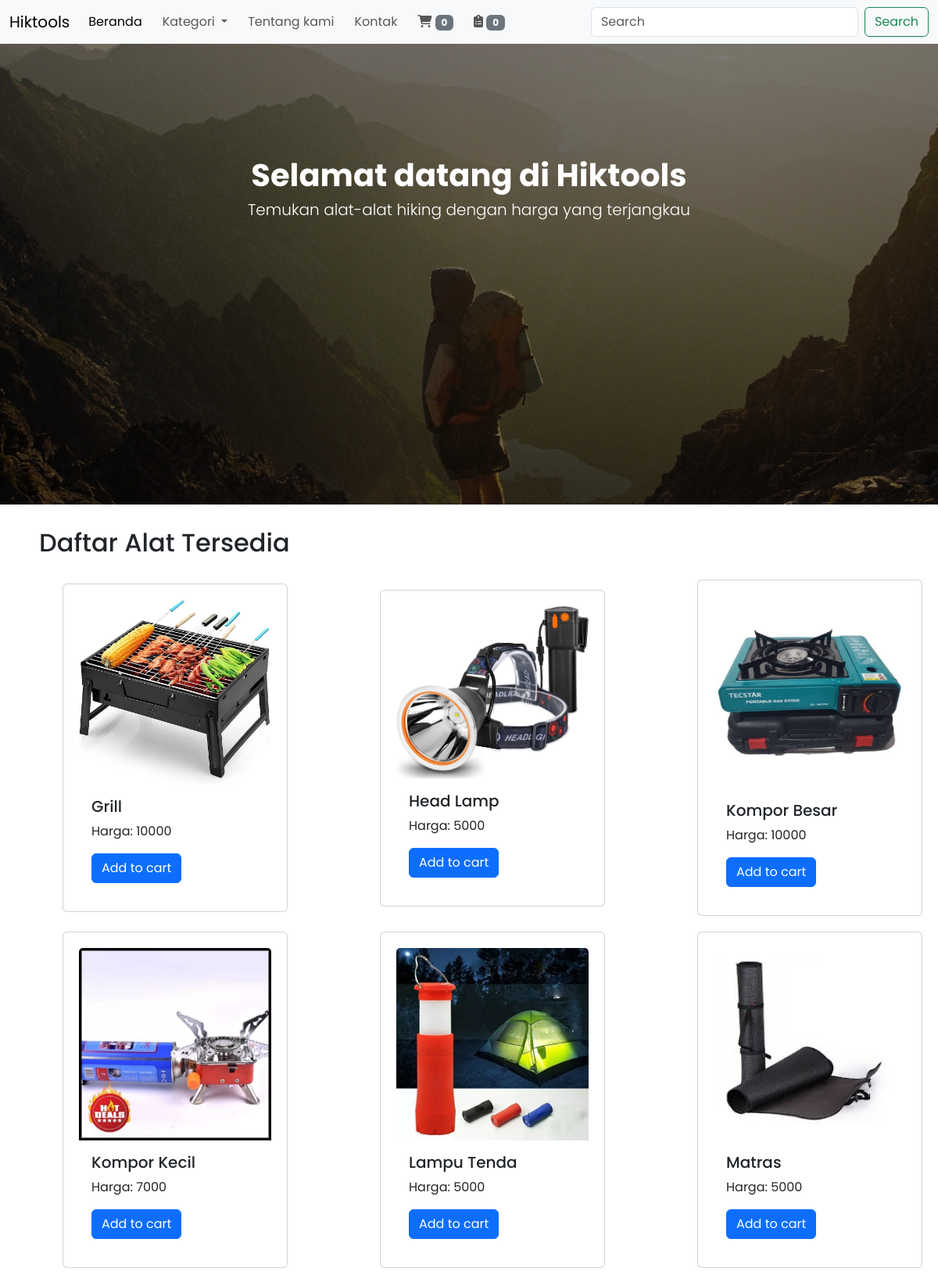
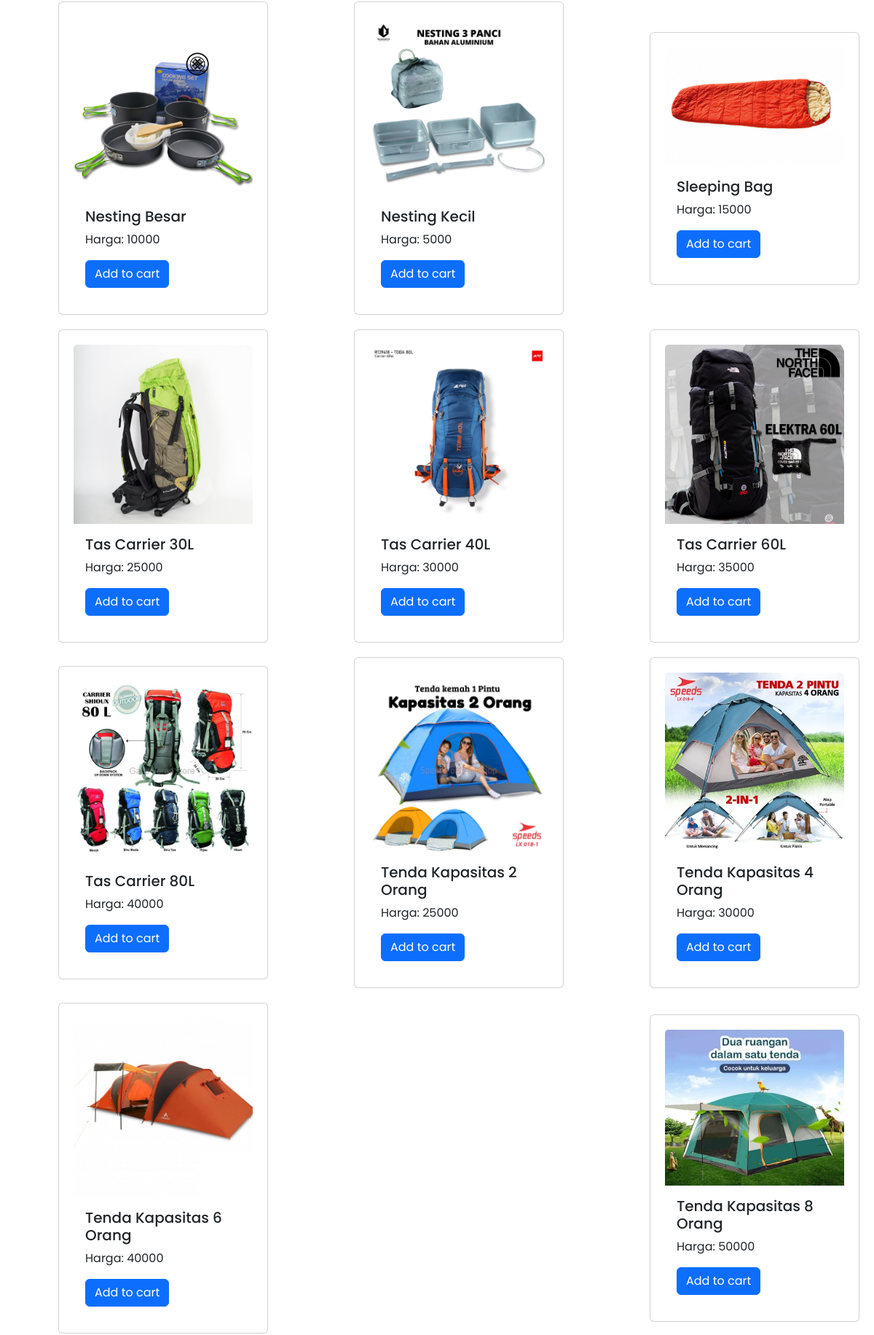
The page /User/user.php (upper part) on the database its author committed (2 pictures, top to bottom).
### tables this page shows
CREATE TABLE `barang` (
  `id` int(11) NOT NULL,
  `foto` varchar(25) NOT NULL,
  `nama_barang` varchar(30) NOT NULL,
  `stok` int(100) DEFAULT NULL,
  `harga` int(100) DEFAULT NULL,
  `idKategori` int(11) NOT NULL
);

### User/user.php (the view, shortened to what this page needs)
<?php
include '../koneksi.php';
function getCartCount()
{
    include '../koneksi.php';
    if (isset($_SESSION['user_id'])) {
        $idUser = $_SESSION['user_id'];
        $queryCount = "SELECT COUNT(*) as total FROM keranjang WHERE idUser = $idUser";
        $resultCount = mysqli_query($koneksi, $queryCount);
        $row = mysqli_fetch_assoc($resultCount);
        return $row['total'];
    } else {
        return 0;
    }
}
function getOrderCount()
{
    include '../koneksi.php';
    if (isset($_SESSION['user_id'])) {
        $idUser = $_SESSION['user_id'];
        $queryCount = "SELECT COUNT(*) as total FROM sewa WHERE idUser = $idUser";
        $resultCount = mysqli_query($koneksi, $queryCount);
        $row = mysqli_fetch_assoc($resultCount);
        return $row['total'];
    } else {
        return 0;
    }
}
$query = "SELECT *, CONCAT('../ASSET/alat/', foto) AS foto FROM barang";
$result = mysqli_query($koneksi, $query);
?>
<!DOCTYPE html>
<html>
<head>
    <link href="https://cdn.jsdelivr.net/npm/bootstrap@5.3.0/dist/css/bootstrap.min.css" rel="stylesheet">
    <link rel="stylesheet" href="https://cdnjs.cloudflare.com/ajax/libs/font-awesome/6.4.0/css/all.min.css" />
    <link rel="stylesheet" href="styleUser.css">
</head>
<body>
    <nav class="navbar navbar-expand-lg bg-body-tertiary">
        <div class="container-fluid">
            <a class="navbar-brand" href="#">Hiktools</a>
            <div class="collapse navbar-collapse" id="navbarSupportedContent">
                <ul class="navbar-nav me-auto mb-2 mb-lg-0">
                    <li class="nav-item">
                        <a class="nav-link active" aria-current="page" href="#">Beranda</a>
                    </li>
                    <li class="nav-item dropdown">
                        <a class="nav-link dropdown-toggle" href="#" role="button" data-bs-toggle="dropdown" aria-expanded="false">
                            Kategori
                        </a>
                    </li>
                    <li class="nav-item">
                        <a class="nav-link" href="#footer">Tentang kami</a>
                    </li>
                    <li class="nav-item">
                        <a class="nav-link" href="https://wa.me/qr/OT5SCJB2TOSLN1">Kontak</a>
                    </li>
                    <li class="nav-item">
                        <a class="nav-link" href="keranjang.php">
                            <i class="fas fa-shopping-cart"></i>
                            <span class="badge bg-secondary" id="cartBadge"><?php getCartCount(); ?></span>
                        </a>
                    </li>
                    <li class="nav-item">
                        <a class="nav-link" href="pesanan.php">
                            <i class="fas fa-clipboard-list"></i>
                            <span class="badge bg-secondary" id="orderBadge"><?php getOrderCount(); ?></span>
                        </a>
                    </li>
                </ul>
                <form class="d-flex" role="search">
                    <input class="form-control me-2" type="search" placeholder="Search" aria-label="Search" id="searchInput">
                    <button class="btn btn-outline-success" type="submit" id="submit" name="submit">Search</button>
                </form>
            </div>
        </div>
    </nav>
    <header class="header">
        <div class="jumbotron jumbotron-fluid">
            <div class="tes">
                <h1><b>Selamat datang di Hiktools</b></h1>
                <h3 class="lead">Temukan alat-alat hiking dengan harga yang terjangkau</h3>
            </div>
        </div>
    </header>
    <div class="container">
        <h2>Daftar Alat Tersedia</h2>
        <div class="product-container" id="content">
            <?php
            while ($row = mysqli_fetch_assoc($result)) {
            ?>
                <div class="card" style="width: 18rem;">
                    <img src="<?php echo $row['foto']; ?>" class="card-img-top" alt="...">
                    <div class="card-body">
                        <h5 class="card-title"><?php echo $row['nama_barang']; ?></h5>
                        <p class="card-text">Harga: <?php echo $row['harga']; ?></p>
                        <a href="#" class="btn btn-primary popup-trigger" data-nama-barang="<?php echo $row['nama_barang']; ?>" data-stock="<?php echo $row['stok']; ?>" data-target="#myModal">Add to cart</a>
                    </div>
                </div>
            <?php
            }
            ?>
        </div>
    </div>
</body>
</html>

### User/styleUser.css (style rules this page uses)
* { font-family: 'Montserrat', sans-serif; font-family: 'Poppins', sans-serif; }
body { font-family: Arial, sans-serif; margin: 0; padding: 0; }
header { background-image: url('../ASSET/Header.png'); background-size: cover; background-repeat: no-repeat; background-position: center; background-color: rgba(0, 0, 0, 0.5); background-blend-mode: darken; width: 100%; height: 589px; flex-shrink: 0; }
.jumbotron { background-color: transparent; }
nav { padding: 10px; align-items : flex-end; }
nav ul { list-style-type: none; margin: 0; padding: 0; text-align: center; }
nav ul li { display: inline-block; margin-right: 10px; }
nav ul li a { text-decoration: none; color: #333; padding: 5px; }
.tes { transform: translateY(180%); width: 100%; text-align: center; color : white; }
.container { width: 100%; margin: 10px auto; padding: 20px; justify-content:center; }
.card { padding: 20px; margin-top: 20px; }
.product-container { display: flex; flex-wrap: wrap; justify-content: space-between; margin-left : 30px; width:100%; align-items : center; }

### rows shown on the page
barang: shows a picture, nama_barang "Grill", harga "10000"
barang: shows a picture, nama_barang "Head Lamp", harga "5000"
barang: shows a picture, nama_barang "Kompor Besar", harga "10000"
barang: shows a picture, nama_barang "Kompor Kecil", harga "7000"
barang: shows a picture, nama_barang "Lampu Tenda", harga "5000"
barang: shows a picture, nama_barang "Matras", harga "5000"
barang: shows a picture, nama_barang "Nesting Besar", harga "10000"
barang: shows a picture, nama_barang "Nesting Kecil", harga "5000"
barang: shows a picture, nama_barang "Sleeping Bag", harga "15000"
barang: shows a picture, nama_barang "Tas Carrier 30L", harga "25000"
barang: shows a picture, nama_barang "Tas Carrier 40L", harga "30000"
barang: shows a picture, nama_barang "Tas Carrier 60L", harga "35000"
barang: shows a picture, nama_barang "Tas Carrier 80L", harga "40000"
barang: shows a picture, nama_barang "Tenda Kapasitas 2 Orang", harga "25000"
barang: shows a picture, nama_barang "Tenda Kapasitas 4 Orang", harga "30000"
barang: shows a picture, nama_barang "Tenda Kapasitas 6 Orang", harga "40000"
barang: shows a picture, nama_barang "Tenda Kapasitas 8 Orang", harga "50000"
